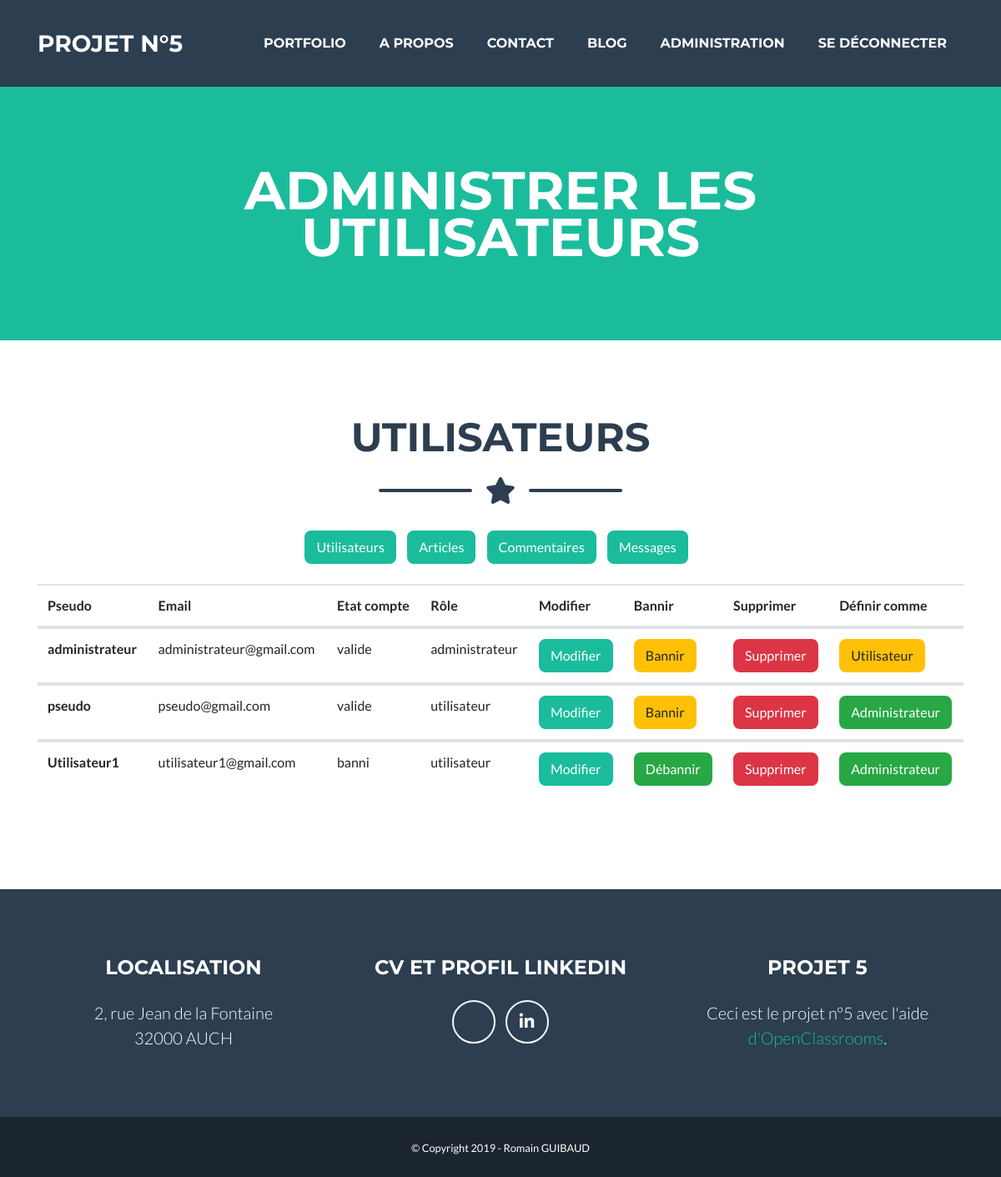
/index.php?u=adminuser (signed in), run on the app's committed database.
### tables this page shows
CREATE TABLE `user` (
  `id` int(11) NOT NULL,
  `login` varchar(255) NOT NULL,
  `password` varchar(750) NOT NULL,
  `email` varchar(255) NOT NULL,
  `status` tinyint(1) NOT NULL,
  `admin` tinyint(1) NOT NULL
);

### controller/ControllerAdminUser.php (called while the page is built, shortened)
<?php
class ControllerAdminUser
{
    private $_userManager;
    public function __construct()
    {
        $this->_userManager = new UserManager();
        $this->renderview = new ViewManager();
    }
    public function listUser()
    {
        $users = $this->_userManager->getList();
        $this->renderview->generateView(array('name' => "AdminUser",'function' => $users,'nameFunction' => 'users'), 'layoutPageAdmin');
    }
}

### index.php (called while the page is built, shortened)
<?php
$router = new \Projet5\Service\Router;
$router->routerRequest();

### model/Manager.php (called while the page is built, shortened)
<?php
class Manager
{
    protected function dbConnect()
    {
        try {
            $db = new \PDO('mysql:host=localhost;dbname=project5', 'root', '');
        } catch (\PDOException $e) {
            echo 'La connexion a échoué.<br />';
            die;
        }
        return $db;
    }
}

### model/UserManager.php (called while the page is built, shortened)
<?php
class UserManager extends Manager
{
    public function getList()
    {
        $user = [];
        $q = $this->dbConnect()->prepare('SELECT id, login, password, email, status, admin FROM user ORDER BY login');
        $q->execute(array());
        while ($data = $q->fetch(PDO::FETCH_ASSOC)) {
            $user[] = new User($data);
        }
        return $user;
    }
}

### model/DataManager.php (called while the page is built, shortened)
<?php
class DataManager
{
    protected function hydrate(array $data)
    {
        foreach ($data as $key => $value) {
            $method = 'set' . ucfirst($key);
        }
    }
}

### model/User.php (called while the page is built, shortened)
<?php
class User extends DataManager
{
    private $_login;
    private $_email;
    private $_status;
    private $_admin;
    public function login()
    {
        return $this->_login;
    }
    public function email()
    {
        return $this->_email;
    }
    public function status()
    {
        return $this->_status;
    }
    public function admin()
    {
        return $this->_admin;
    }
    public function setId($id)
    {
        $id = (int) $id;
    }
    public function setLogin($login)
    {
        if (is_string($login)) {
            $this->_login = $login;
        }
    }
    public function setEmail($email)
    {
        if (filter_var($email, FILTER_VALIDATE_EMAIL)) {
            $this->_email = $email;
        }
    }
    public function setStatus($status)
    {
        $status = (int) $status;
        if ($status === 0 || $status === 1) {
            $this->_status = $status;
        }
    }
    public function setAdmin($admin)
    {
        $admin = (int) $admin;
        if ($admin === 0 || $admin === 1) {
            $this->_admin = $admin;
        }
    }
}

### view/viewAdminUser.php (the view, shortened to what this page needs)
<div class="container">
    <div class="table-responsive">
        <table class="table">
            <thead>
                <tr>
                    <th scope="col">Pseudo</th>
                    <th scope="col">Email</th>
                    <th scope="col">Etat compte</th>
                    <th scope="col">Rôle</th>
                    <th scope="col">Modifier</th>
                    <th scope="col">Bannir</th>
                    <th scope="col">Supprimer</th>
                    <th scope="col">Définir comme</th>
                </tr>
            </thead>
            <?php foreach ($users as $user) : ?>
                <tbody>
                    <tr>
                        <th scope="row"><?= $this->clean($user->login()); ?></a></th>
                        <td><?= $this->clean($user->email()); ?></td>
                        <td><?= $this->replaceBoolByName($this->clean($user->status()), "user"); ?></td>
                        <td><?= $this->replaceBoolByName($this->clean($user->admin()), "admin"); ?></td>
                        <form action="index.php?u=edituser" method="POST">
                            <td><button class="btn btn-primary" type="submit">Modifier</button></td>
                        </form>
                        <?php if ($this->clean($user->status()) === "0") : ?>
                            <form action="index.php?u=unban" method="POST">
                                <td><button class="btn btn-success" type="submit">Débannir</button></td>
                            </form>
                        <?php elseif ($this->clean($user->status()) === "1") : ?>
                            <form action="index.php?u=ban" method="POST">
                                <td><button class="btn btn-warning" type="submit">Bannir</button></td>
                            </form>
                        <?php endif ?></td>
                        <form action="index.php?u=delete" method="POST">
                            <td><button class="btn btn-danger" type="submit">Supprimer</button></td>
                        </form>
                        <?php if ($this->clean($user->admin()) === "0") : ?>
                            <form action="index.php?u=newadmin" method="POST">
                                <td><button class="btn btn-success" type="submit">Administrateur</button></td>
                            </form>
                        <?php elseif ($this->clean($user->admin()) === "1") : ?>
                            <form action="index.php?u=deleteadmin" method="POST">
                                <td><button class="btn btn-warning" type="submit">Utilisateur</button></td>
                            </form>
                        <?php endif ?>
                    </tr>
                <tbody>
                <?php endforeach; ?>
        </table>
    </div>
</div>
</section>

### data on the page
user: login "administrateur", email "administrateur@gmail.com", status "valide", admin "administrateur"
user: login "pseudo", email "pseudo@gmail.com", status "valide", admin "utilisateur"
user: login "Utilisateur1", email "utilisateur1@gmail.com", status "banni", admin "utilisateur"

### other printed values
$header "ADMINISTRER LES UTILISATEURS"
$subheader "UTILISATEURS"
